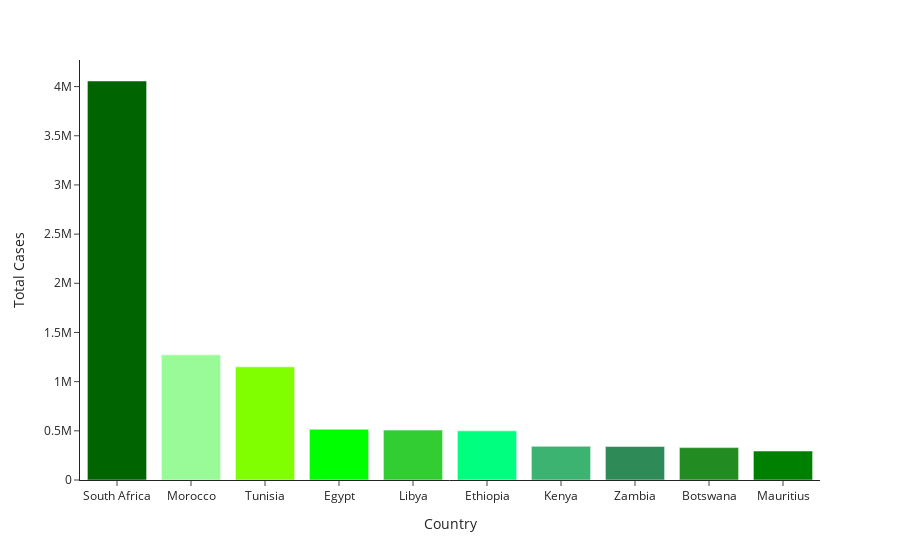

The code cell stored with this chart in its notebook:
### Code cell
def fig_bar(a='Africa'):
    return px.bar(func_continent(a).nlargest(10, 'total_cases'), x="location", template="simple_white",
           labels={"location": "Country", "total_cases": "Total Cases"}, y="total_cases").update_traces(marker_color=cls)
fig_bar()

### Figure 1 — Plotly figure (JSON) as saved in the notebook; plotly's stock layout.template omitted (floating-point values rounded to 4 significant figures)
{"data": [{"alignmentgroup": "True", "hovertemplate": "Country=%{x}<br>Total Cases=%{y}<extra></extra>", "legendgroup": "", "marker": {"color": ["#006400", "#98FB98", "#7FFF00", "#00FF00", "#32CD32", "#00FF7F", "#3CB371", "#2E8B57", "#228B22", "#008000"], "pattern": {"shape": ""}}, "name": "", "offsetgroup": "", "orientation": "v", "showlegend": false, "textposition": "auto", "type": "bar", "x": ["South Africa", "Morocco", "Tunisia", "Egypt", "Libya", "Ethiopia", "Kenya", "Zambia", "Botswana", "Mauritius"], "xaxis": "x", "y": [4056701, 1272276, 1150356, 515645, 507162, 499643, 342817, 341573, 329227, 294602], "yaxis": "y"}], "layout": {"barmode": "relative", "legend": {"tracegroupgap": 0}, "margin": {"t": 60}, "xaxis": {"anchor": "y", "domain": [0, 1], "title": {"text": "Country"}}, "yaxis": {"anchor": "x", "domain": [0, 1], "title": {"text": "Total Cases"}}}}
